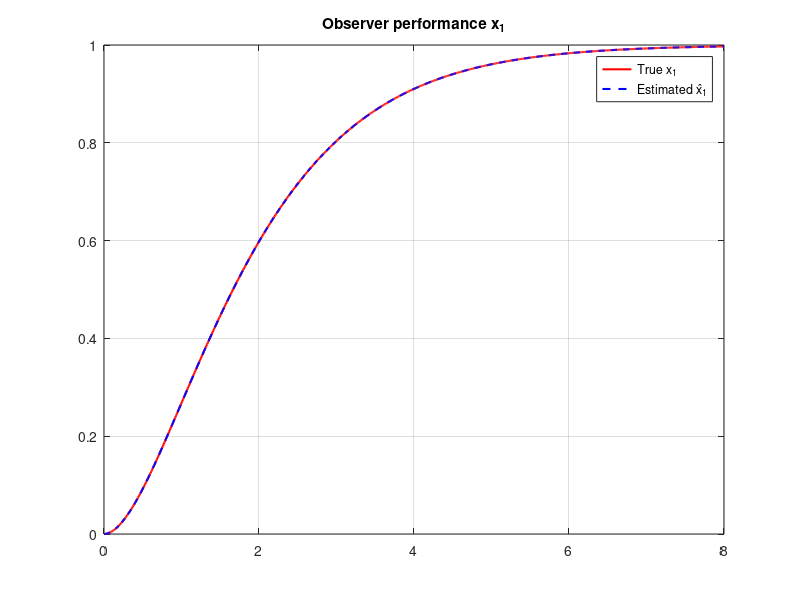
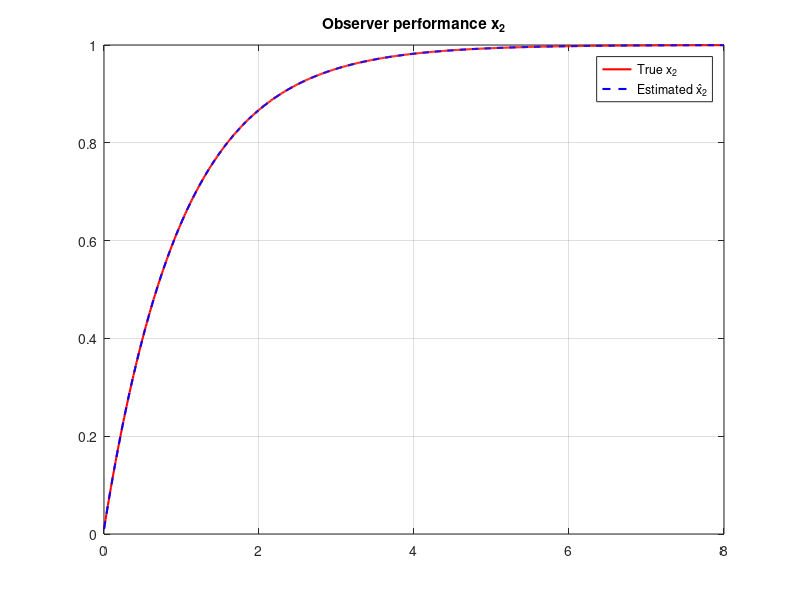

The MATLAB source for these figures, in order:
%% observer_formal.m 
clear; clc; close all;

% -----------------------------------------
% System definition
% -----------------------------------------
A = [-1 1;
      0 -1];

B = [0;
     1];

C = [0 1];

% -----------------------------------------
% Observability
% -----------------------------------------
OB = [C; C*A];

disp('Observability matrix:');
disp(OB);

disp('Rank of observability matrix:');
disp(rank(OB));

% -----------------------------------------
% -----------------------------------------
L = [2; 5];

disp('Observer gain L:');
disp(L);

% -----------------------------------------
% Simulation
% -----------------------------------------
dt = 0.01;
T = 8;
t = 0:dt:T;

u = ones(size(t));

x = [0; 0];
x_hat = [0; 0];

x_store = zeros(2, length(t));
xhat_store = zeros(2, length(t));
y_store = zeros(1, length(t));

for k = 1:length(t)

    y = C*x;

    % real system
    x_dot = A*x + B*u(k);
    x = x + dt*x_dot;

    % observer
    xhat_dot = A*x_hat + B*u(k) + L*(y - C*x_hat);
    x_hat = x_hat + dt*xhat_dot;

    % store
    x_store(:,k) = x;
    xhat_store(:,k) = x_hat;
    y_store(k) = y;
end

% -----------------------------------------
% Plot x1
% -----------------------------------------
figure;
plot(t, x_store(1,:), 'r', 'LineWidth', 1.5);
hold on;
plot(t, xhat_store(1,:), 'b--', 'LineWidth', 1.5);
legend('True x_1', 'Estimated x̂_1');
title('Observer performance x_1');
grid on;

% -----------------------------------------
% Plot x2
% -----------------------------------------
figure;
plot(t, x_store(2,:), 'r', 'LineWidth', 1.5);
hold on;
plot(t, xhat_store(2,:), 'b--', 'LineWidth', 1.5);
legend('True x_2', 'Estimated x̂_2');
title('Observer performance x_2');
grid on;
